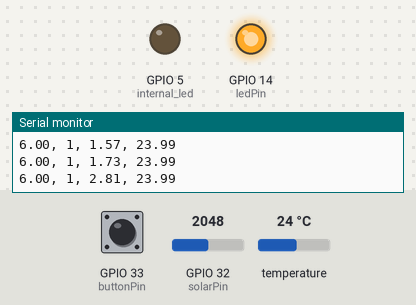
The sketch below on a simulated ESP32. On the bench: output pins drawn as LEDs (lit = HIGH), the last lines printed to the serial monitor. The inputs (shaded band) are chosen by the test bench; at power-on: GPIO 32 (solarPin) = 2048, GPIO 33 (buttonPin) HIGH, temperature 24 °C. WiFi joins after 1.5 s; servers stay silent unless stated; uploads are accepted with an empty reply; random numbers use the default seed unless the sketch sets one.

Above: at 3.7 s.
3.8 s: GPIO 32 (solarPin) set to 3383
5.3 s: GPIO 32 (solarPin) set to 3446
8.3 s: GPIO 33 (buttonPin) pulled LOW for 1 s
At 9.7 s:
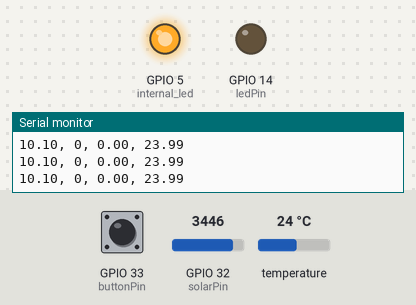
10.8 s: GPIO 33 (buttonPin) pulled LOW for 0.15 s
At 11.5 s:
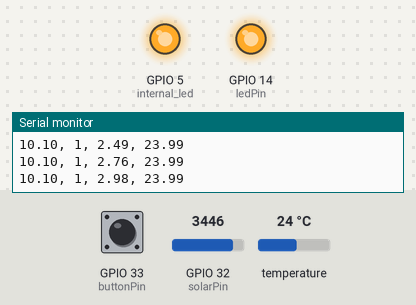
13.9 s: GPIO 33 (buttonPin) pulled LOW for 3.2 s
At 18.1 s:
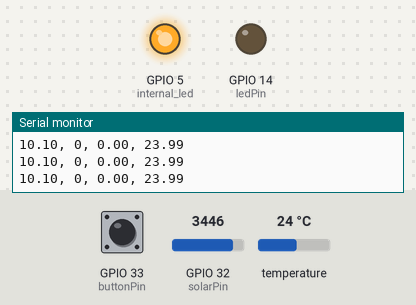
Timing chart, 0 to 19.6 s (numbered marks = the images above; inputs shaded):
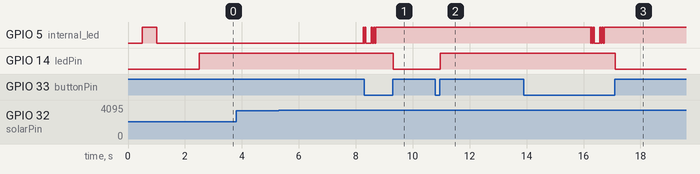

Measured:
- after the input at 8.3 s, GPIO 14 (ledPin): HIGH → LOW after 1.0 s
- after the input at 10.8 s, GPIO 14 (ledPin): LOW → HIGH after 0.16 s
- after the input at 13.9 s, GPIO 14 (ledPin): HIGH → LOW after 3.2 s

The sketch:

esp_workshop.py.ino
```cpp
#include <Wire.h>
#include <Adafruit_MLX90614.h>
#include "WiFi.h"
#include <HTTPClient.h>

const char* ntpServer = "pool.ntp.org";
Adafruit_MLX90614 mlx = Adafruit_MLX90614();
String GOOGLE_SCRIPT_ID = "AKfycbzSRKBIJ2XHJhSkRrEOrCTFH7z0cSuN9hsVyQAAPUbitYUA8pptgAi3qu4jReShoAsooQ";
const char* ssid = "esp";
const char* password = "12345678";
constexpr uint8_t solarPin = 32;
constexpr uint8_t buttonPin = 33;
constexpr uint8_t ledPin = 14;
constexpr uint8_t internal_led = 5;
float solarVoltage = 0;
bool buttonState = LOW;
bool lastButtonState = LOW;
bool ledState = LOW;

unsigned long previousMillis = 0;        // will store the last time the HTTP request was updated
const long interval = 8000;              // interval at which to perform the HTTP request (2 seconds)

void setup() {
  delay(500);
  Serial.begin(9600);
  pinMode(internal_led, OUTPUT);
  digitalWrite(internal_led,HIGH);
  delay(500);
  Serial.println();
  Serial.print("Connecting to wifi: ");
  Serial.println(ssid);
  Serial.flush();
  WiFi.begin(ssid, password);
  while (WiFi.status() != WL_CONNECTED) {
    digitalWrite(internal_led,LOW);
    delay(500);
    Serial.print(".");
    digitalWrite(internal_led,HIGH);
  }
  digitalWrite(internal_led,LOW);
  mlx.begin();
  randomSeed(analogRead(0)); // Use an unconnected analog pin for a more random seed.
  pinMode(buttonPin, INPUT_PULLUP);
  pinMode(ledPin, OUTPUT);
  digitalWrite(ledPin, ledState);

}

void loop() {
  buttonState = digitalRead(buttonPin);

  if (buttonState != lastButtonState) {
    if (buttonState == HIGH) {
      ledState = !ledState;
      digitalWrite(ledPin, ledState);
    }
    delay(100); // Debounce delay
    lastButtonState = buttonState;
  }

  solarVoltage = analogRead(solarPin) / 341.3;
  Serial.print(solarVoltage, 2);
  Serial.print(", ");
  Serial.print(ledState);
  Serial.print(", ");
  Serial.print(draw_current(ledState), 2);
  Serial.print(", ");
  Serial.println(mlx.readAmbientTempC(), 2);

  unsigned long currentMillis = millis();
  if(currentMillis - previousMillis >= interval) {
    previousMillis = currentMillis;
    String urlFinal = "https://script.google.com/macros/s/"+GOOGLE_SCRIPT_ID+"/exec?"+"solar_voltage=" + String(solarVoltage) + "&current=" + String(draw_current(ledState))+"&temperature=" + String(mlx.readAmbientTempC()) + "&load_status=" + String(ledState);
    Serial.print("POST data to spreadsheet:");
    Serial.println(urlFinal);

    HTTPClient http;
    digitalWrite(internal_led,LOW);
    delay(30);
    digitalWrite(internal_led,HIGH);
    delay(30);
    digitalWrite(internal_led,LOW);
    delay(30);
    digitalWrite(internal_led,HIGH);
    delay(30);
    digitalWrite(internal_led,LOW);


    http.begin(urlFinal.c_str());
    http.setFollowRedirects(HTTPC_STRICT_FOLLOW_REDIRECTS);
    int httpCode = http.GET();
    Serial.print("HTTP Status Code: ");
    Serial.println(httpCode);

    String payload;
    if (httpCode > 0) {
        payload = http.getString();
        Serial.println("Payload: "+payload);
    }
    //---------------------------------------------------------------------
    http.end();
    digitalWrite(internal_led,HIGH);
    delay(40);
    digitalWrite(internal_led,LOW);
    delay(40);
    digitalWrite(internal_led,HIGH);
    delay(40);
    digitalWrite(internal_led,LOW);
    delay(40);
    digitalWrite(internal_led,HIGH);


  }
}

float draw_current(bool ls){
  return ls ? random(1000) / 500.0 + 1.0 : 0.0;  // If ls == true, generate a random float between 1.0 and 3.0. If false, return 0. No need for the map function.
}
```
